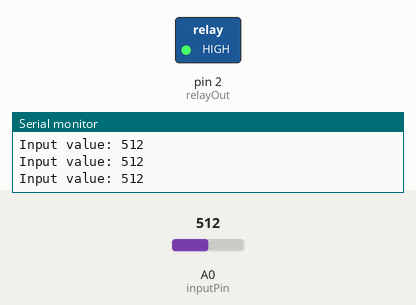
Simulated run of this sketch. Board: Arduino Uno, built with avr-gcc and run on an emulated ATmega328P. Parts: switched loads named in the sketch (green lamp = pin HIGH), the last lines printed to the serial monitor. The test bench sets the inputs (shaded band); at power-on: A0 (inputPin) = 512. At 1.5 s the program stops and its outputs stay as they are.

Above: at 1.2 s.
1.3 s: A0 (inputPin) set to 0
At 1.8 s:
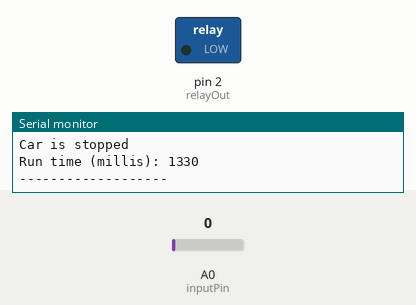
Timing chart, 0 to 3.0 s (numbered marks = the images above; inputs shaded):
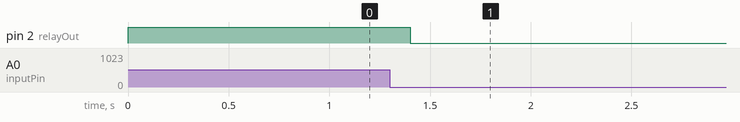

The sketch:

manometerCode.ino
```cpp
int inputPin = A0;
int threshold = 0;
int relayOut = 2;

unsigned long startTime;
unsigned long endTime;
unsigned long runMillis;
unsigned long runSecs;

void setup()
{
  pinMode(relayOut, OUTPUT);
  Serial.begin(9600);
  Serial.println("-------------------");
  Serial.println("Begin run");
  digitalWrite(relayOut, HIGH);
  startTime = millis();
}

void loop()
{


  int manoValue = analogRead(inputPin);
  Serial.print("Input value: ");
  Serial.println(manoValue);

  if (manoValue <= threshold)
  {
    endTime = millis();
    Serial.println("\n\n\n\n\n");
    Serial.println("Car is stopped");
    runMillis = endTime-startTime;
    Serial.print("Run time (millis): ");
    Serial.println(runMillis);
    Serial.println("-------------------");
    digitalWrite(relayOut, LOW);
    while(1);
  }
  else
  {
    Serial.print("Input value: ");
    Serial.println(manoValue);
  }


}
```

Measured:
- after the input at 1.3 s, pin 2 (relayOut): HIGH → LOW after 0.10 s
